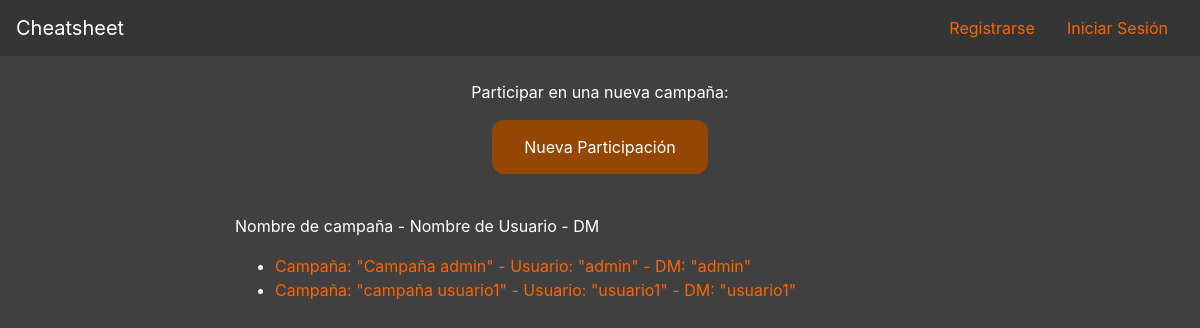
Screenshot of /hojapersonaje/participalist/ with the database file from the repository.
### hojapersonaje/models.py (models this page shows, shortened)
class Participa(models.Model):
	idPar = models.AutoField(primary_key=True)
	usuPar = models.ForeignKey(Perfil, on_delete=models.CASCADE, blank=True, null=True)
	camPar = models.ForeignKey(Campaña, on_delete=models.CASCADE, blank=True, null=True)
	perPar = models.ForeignKey(Personaje, on_delete=models.CASCADE, blank=True, null=True)

class Campaña(models.Model):
	idCam = models.AutoField(primary_key=True)
	nomCam = models.CharField(max_length=100)
	desCam = models.CharField(max_length=5000)
	usuCam = models.ForeignKey(Perfil, on_delete=models.CASCADE, blank=True, null=True)
	finiCam = models.DateField(auto_now_add=True)
	ffinCam = models.DateField(blank=True, null=True)
	estCam = models.CharField(max_length=20, choices=estado, default=SCO)
	def __str__(self):
		return str(self.nomCam)

class Perfil(models.Model):
	user = models.OneToOneField(User, on_delete=models.CASCADE)
	imgPer = models.ImageField(upload_to='avatar', blank=True)
	def __str__(self):
		return str(self.user.username)

### hojapersonaje/views.py (the view)
# urls.py: path('participalist/', ParticipaList.as_view(), name="participantes"),
class ParticipaList(ListView):
	model = Participa
	template_name="hojapersonaje/participa_list.html"

### hojapersonaje/templates/hojapersonaje/participa_list.html (shortened to what this page needs)
{% extends "plantilla_base.html" %}
{% block content %}
	<div class="container">
		<div class="row justify-content-center" id="unico">
			<div class="col-5">
				<p>Participar en una nueva campaña:</p>
				<p><button onclick="location.href='{% url 'participa-add' %}'">Nueva Participación</button></p>
			</div>
		</div>
	</div>
	<div class="container">
		<div class="row justify-content-center">
			<div class="col-8">
				<p>Nombre de campaña - Nombre de Usuario - DM</p>
				<ul>
					{% for participa in object_list %}
						{% if request.user.id == participa.usuPar.user.id or participa.camPar.usuCam.user.id %}
							<li><a href="../participadetail/{{ participa.idPar }}">Campaña: "{{participa.camPar}}" - Usuario: "{{participa.usuPar}}" - DM: "{{participa.camPar.usuCam}}"</a></li>
						{% endif %}
					{% endfor %}
				</ul>
			</div>
		</div>
	</div>
{% endblock %}

### hojapersonaje/static/css/Plantilla.css (style rules this page uses)
a { color: #ff6400; }
button { background-color: #934700; border: none; color: white; padding: 15px 32px; border-radius: 12px; }
#unico { justify-content: space-around; text-align: center; }

### rows the page displays
Participa: camPar "Campaña admin", usuPar "admin", camPar.usuCam "admin"
Participa: camPar "campaña usuario1", usuPar "usuario1", camPar.usuCam "usuario1"
